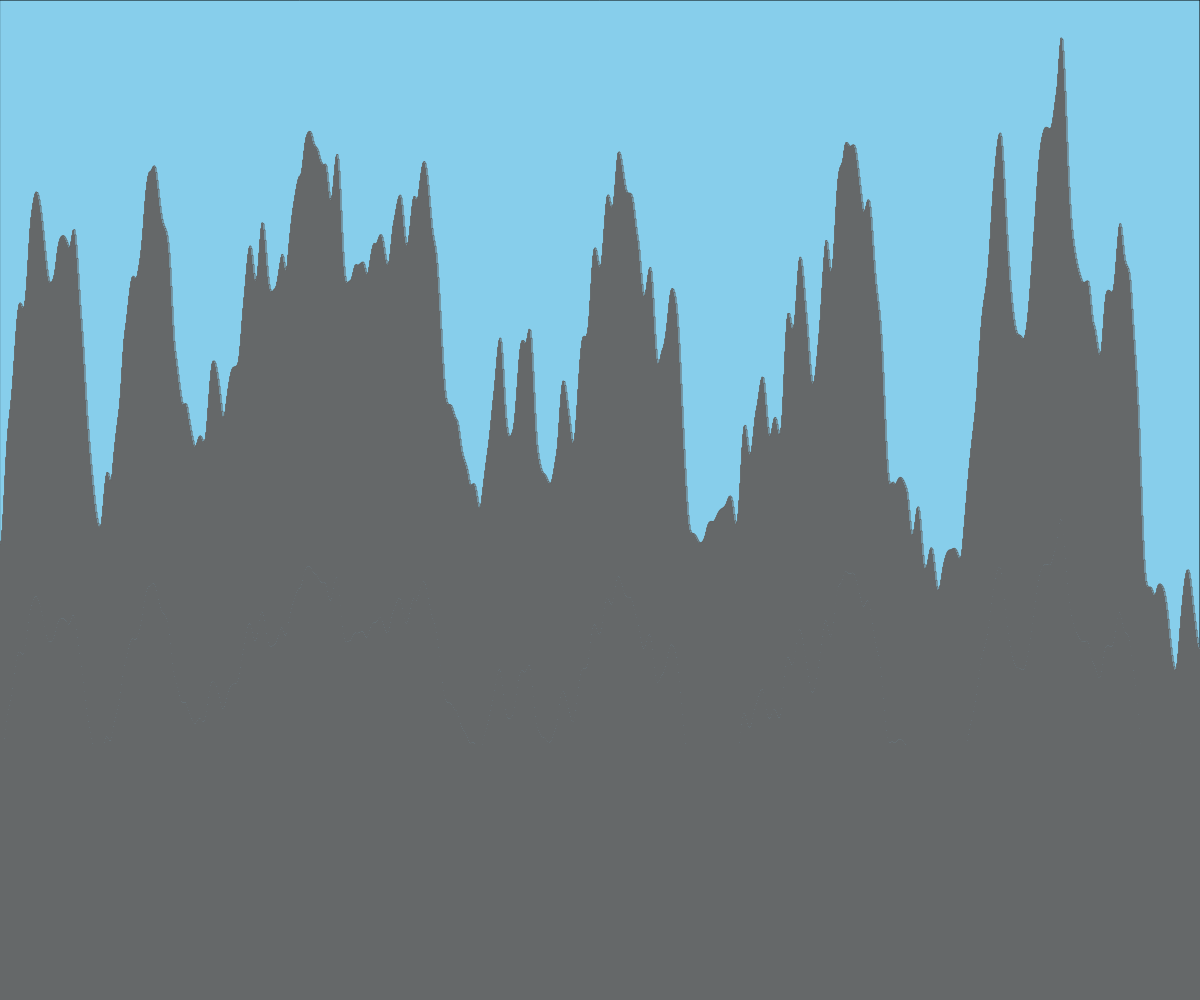
Frame 1 (no input)
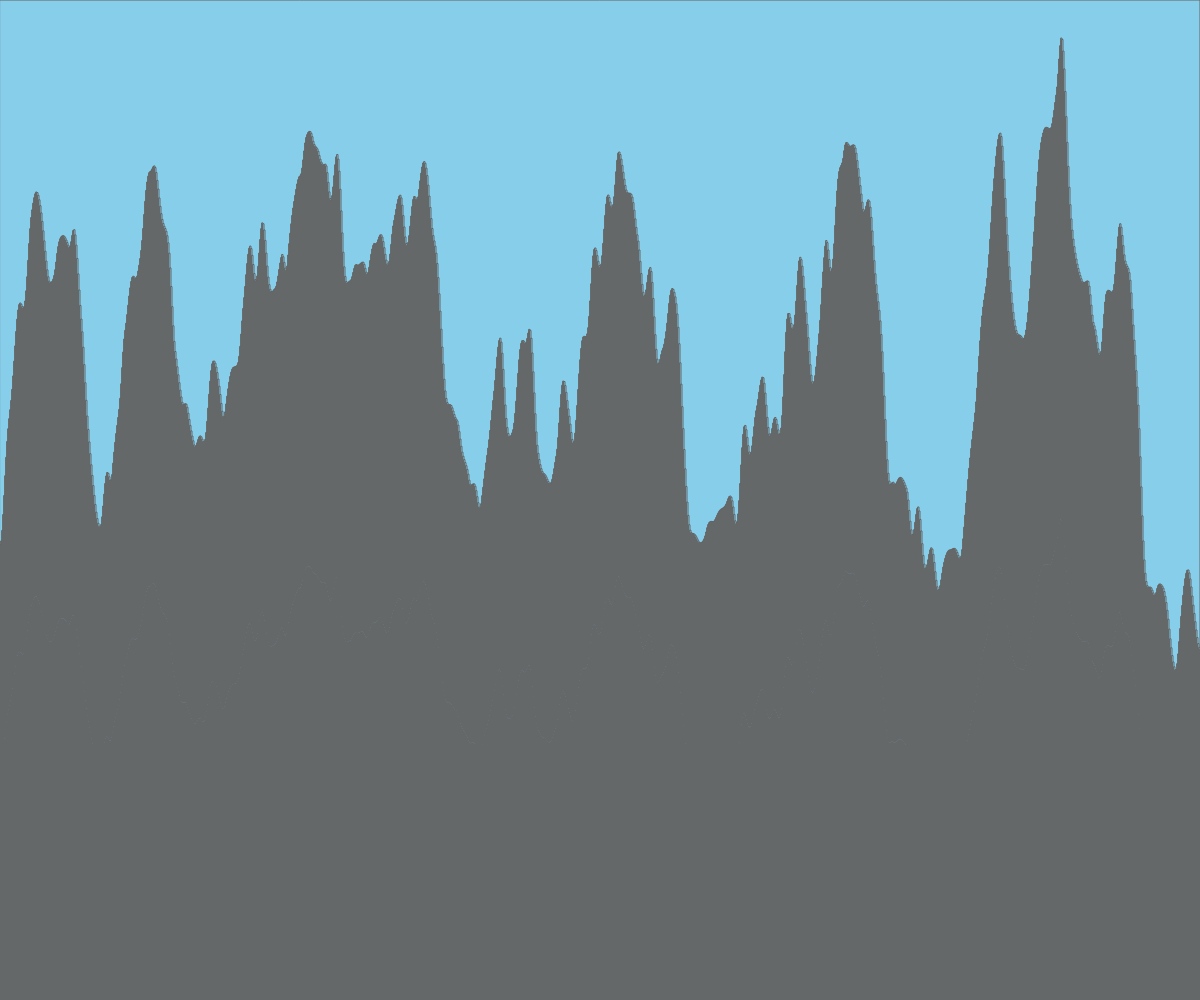
Frame 2 (the mouse pressed at the canvas centre, redrawn once)

The p5.js sketch that drew these frames (run headless with seeded random() and noise() and a simulated clock; the mouse was pressed at the canvas centre and the sketch redrawn once):

// p5.js sketch
// ── sketch.js
// Project Title
// Your Name
// Date
//
// Extra for Experts:
// - describe what you did to take this project "above and beyond"

let mountHeightChange = 125;
let start = 0;
let inc = 0.02;


function setup() {
  createCanvas(windowWidth, windowHeight);
  noLoop();
}

function draw() {
  sky();
  mountains();
  grass();
}



function sky(){
  fill(135, 206, 235);
  rect(0, 0, width, height);  
}



function mountains(){
  beginShape();

  let xOff = start;
  for (let x = 0; x <= width; x++) {
    stroke(100);
    let y = noise(xOff) * height - mountHeightChange;
    rectMode(CORNER);
    rect(x, y, 1, height);
    xOff += inc;
  }
  endShape();
}

function grass(){
  ellipse(0, )
}
